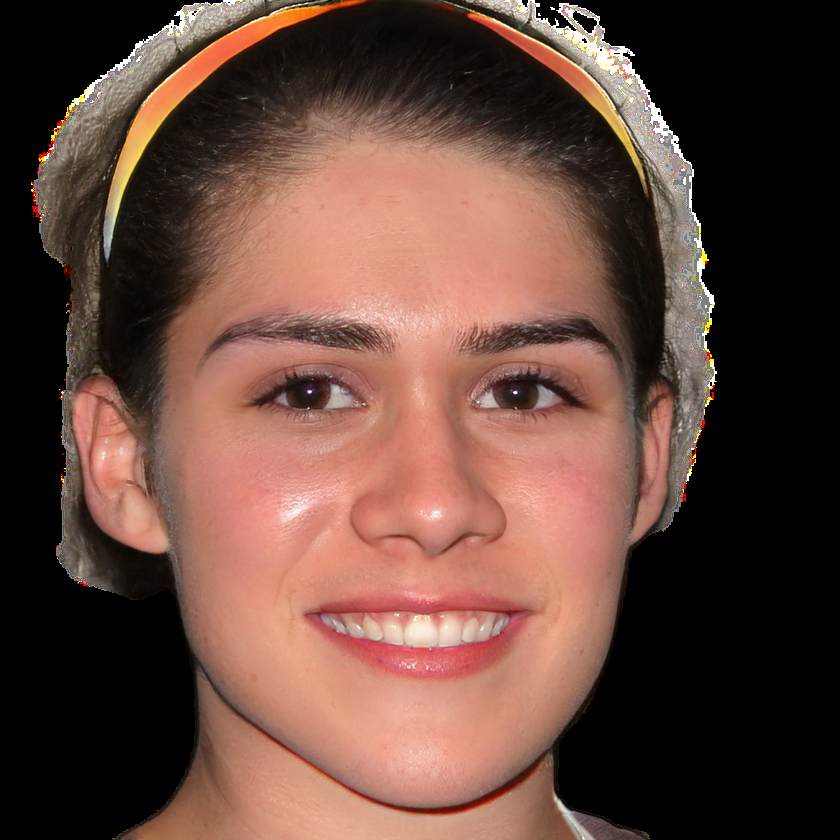
#> input picture src/people/1f18.png, 840 x 840 px, shrunk from 1024 x 1024 before the run; its folder holds only this picture in this run
$ python crop_tool.py
#> lines starting #> are read from the running program, lines starting #| are printed output that depends on the picture
import cv2
import os
import glob

class CropTool:
    def __init__(self, image_path):
        # Read image and ensure it's in BGR format
        self.image = cv2.imread(image_path, cv2.IMREAD_COLOR)
        if self.image is None:
            raise ValueError(f"Could not load image: {image_path}")

        self.window_name = f"Crop Tool - {os.path.basename(image_path)}"
        # Set rectangle size to the largest square that can fit in the image
        self.rect_size = min(self.image.shape[0], self.image.shape[1])
        # Center the square initially
        self.x = (self.image.shape[1] - self.rect_size) // 2
        self.y = (self.image.shape[0] - self.rect_size) // 2
        self.output_path = image_path.replace('.png', '_cropped.png')
        self.dragging = False
        self.offset_x = 0
        self.offset_y = 0

    def mouse_callback(self, event, x, y, flags, param):
        if event == cv2.EVENT_LBUTTONDOWN:
            # Check if click is within the rectangle
            if (self.x <= x <= self.x + self.rect_size and
                self.y <= y <= self.y + self.rect_size):
                self.dragging = True
                self.offset_x = x - self.x
                self.offset_y = y - self.y
        elif event == cv2.EVENT_MOUSEMOVE and self.dragging:
            # Update rectangle position while dragging
            new_x = x - self.offset_x
            new_y = y - self.offset_y
            # Keep rectangle within image bounds
            self.x = max(0, min(new_x, self.image.shape[1] - self.rect_size))
            self.y = max(0, min(new_y, self.image.shape[0] - self.rect_size))
        elif event == cv2.EVENT_LBUTTONUP:
            self.dragging = False

    def draw_rect(self, img):
        img_copy = img.copy()
        cv2.rectangle(img_copy,
                     (self.x, self.y),
                     (self.x + self.rect_size, self.y + self.rect_size),
                     (0, 255, 0), 2)
        # Add instructions
        cv2.putText(img_copy, "SPACE: crop and next | ESC: skip | q: quit",
                   (10, 30), cv2.FONT_HERSHEY_SIMPLEX, 0.7, (0, 255, 0), 2)
        return img_copy

    def run(self):
        cv2.namedWindow(self.window_name)
        cv2.setMouseCallback(self.window_name, self.mouse_callback)

        while True:
            img_with_rect = self.draw_rect(self.image)
            cv2.imshow(self.window_name, img_with_rect)
            key = cv2.waitKey(1) & 0xFF

            # Movement controls (arrow keys or WASD) for fine-tuning
            if key == 82 or key == ord('w'):  # Up
                self.y = max(0, self.y - 1)
            elif key == 84 or key == ord('s'):  # Down
                self.y = min(self.image.shape[0] - self.rect_size, self.y + 1)
            elif key == 81 or key == ord('a'):  # Left
                self.x = max(0, self.x - 1)
            elif key == 83 or key == ord('d'):  # Right
                self.x = min(self.image.shape[1] - self.rect_size, self.x + 1)
            elif key == 32:  # SPACE to crop and continue
                cropped = self.image[self.y:self.y + self.rect_size,
                                   self.x:self.x + self.rect_size].copy()
                # Ensure we're writing a clean BGR image
                cv2.imwrite(self.output_path, cropped, [cv2.IMWRITE_PNG_COMPRESSION, 9])
                print(f"Saved cropped image to: {self.output_path}")
                break
            elif key == 27:  # ESC to skip
                print(f"Skipped: {self.window_name}")
                break
            elif key == ord('q'):  # q to quit entirely
                cv2.destroyAllWindows()
                return False

        cv2.destroyAllWindows()
        return True

def main():
    # Get all PNG files in the current directory that aren't already cropped
    image_files = [f for f in glob.glob("*.png") if not f.endswith('_cropped.png')]

    if not image_files:
        print("No PNG files found in the current directory!")
        return

    print(f"\nFound {len(image_files)} images. Starting crop tool...")
    print("Controls:")
    print("- Drag square with mouse")
    print("- Arrow keys/WASD for fine adjustments")
    print("- SPACE: crop current image and move to next")
    print("- ESC: skip current image")
    print("- q: quit program\n")

    for img_path in sorted(image_files):
        try:
            cropper = CropTool(img_path)
            if not cropper.run():  # If user pressed 'q'
                print("\nQuitting...")
                break
        except Exception as e:
            print(f"Error processing {img_path}: {str(e)}")
            continue
#> this loop made 1 pass; (key q is pressed on pass 1)
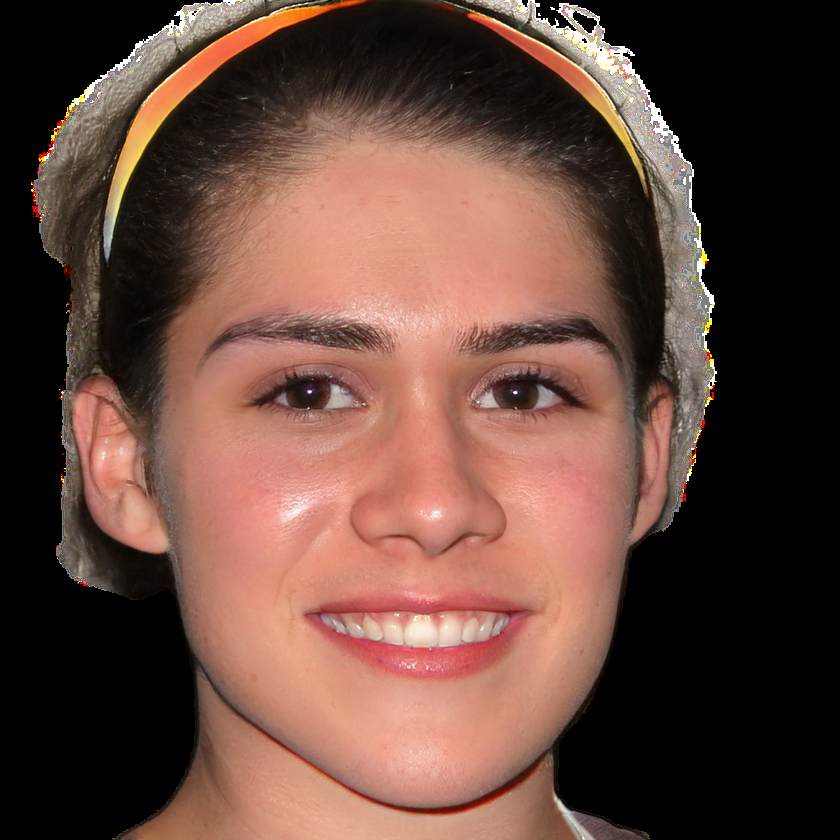
#> input picture src/people/1f18.png, 840 x 840 px, shrunk from 1024 x 1024 before the run
#> pass 1, in run, `img_with_rect = self.draw_rect(self.image)`:
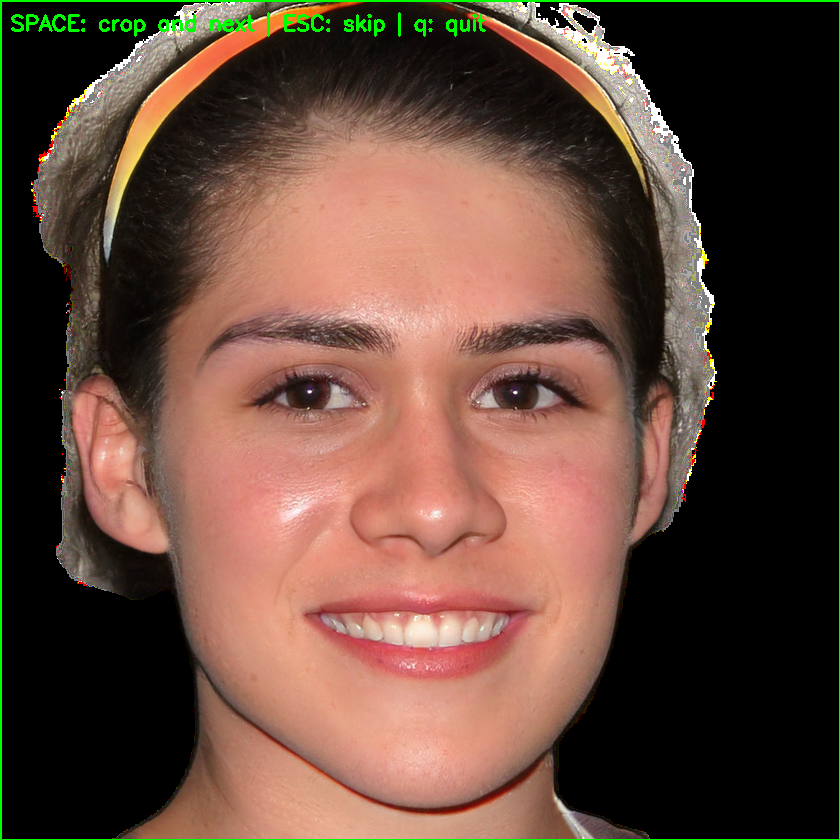
#> img_with_rect: shape (840, 840, 3); mean B, G, R 59.7, 73, 100.6

if __name__ == "__main__":
    main()

$ run again, on src/people/1r30.png
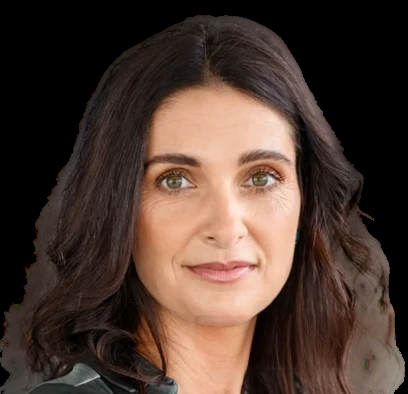
#> input picture src/people/1r30.png, 408 x 394 px
#> the loop in main, `for img_path in sorted(image_files):` made 1 pass; (key q is pressed on pass 1)
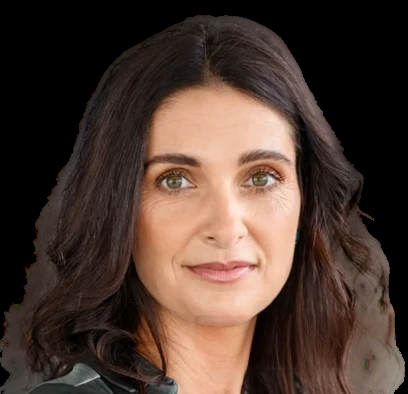
#> input picture src/people/1r30.png, 408 x 394 px
#> pass 1, in run, `img_with_rect = self.draw_rect(self.image)`:
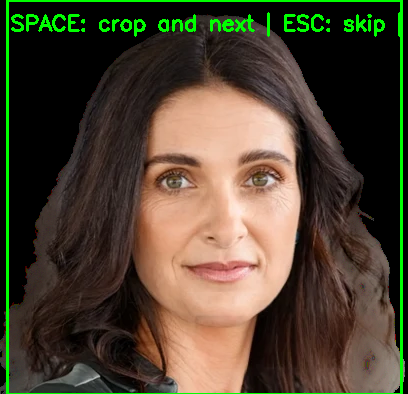
#> img_with_rect: shape (394, 408, 3); mean B, G, R 48.9, 67.5, 77.1

$ run again, on src/people/1r50.png
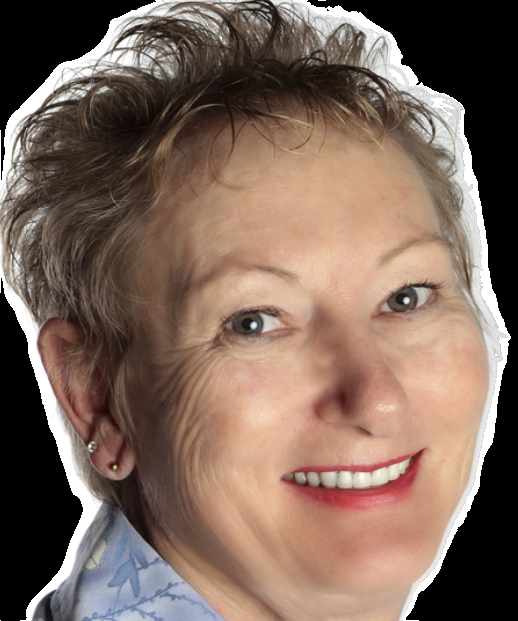
#> input picture src/people/1r50.png, 518 x 621 px
#> the loop in main, `for img_path in sorted(image_files):` made 1 pass; (key q is pressed on pass 1)
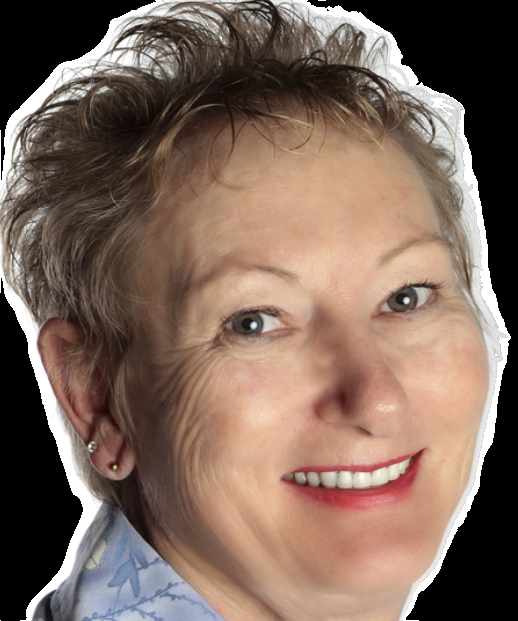
#> input picture src/people/1r50.png, 518 x 621 px
#> pass 1, in run, `img_with_rect = self.draw_rect(self.image)`:
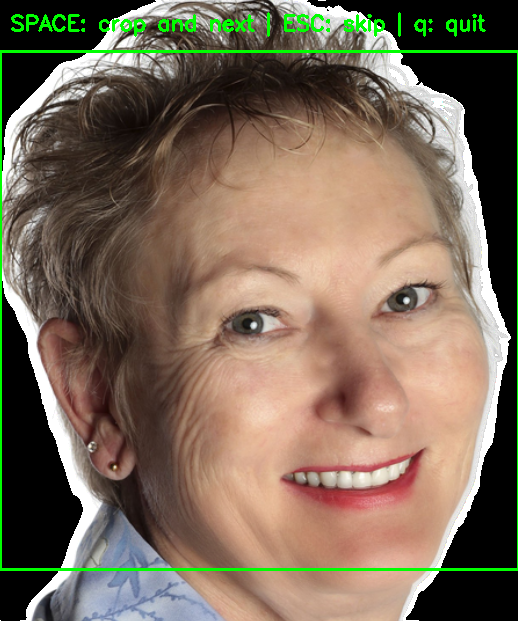
#> img_with_rect: shape (621, 518, 3); mean B, G, R 90.4, 108.3, 124.4

$ run again, on src/people/2f18.png
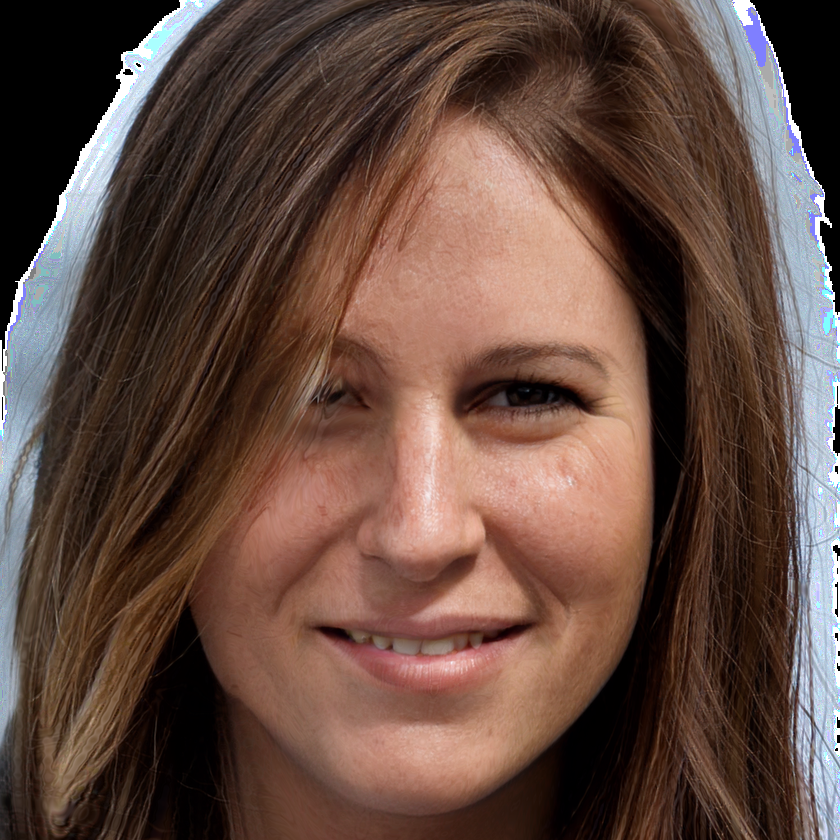
#> input picture src/people/2f18.png, 840 x 840 px, shrunk from 1024 x 1024 before the run
#> the loop in main, `for img_path in sorted(image_files):` made 1 pass; (key q is pressed on pass 1)
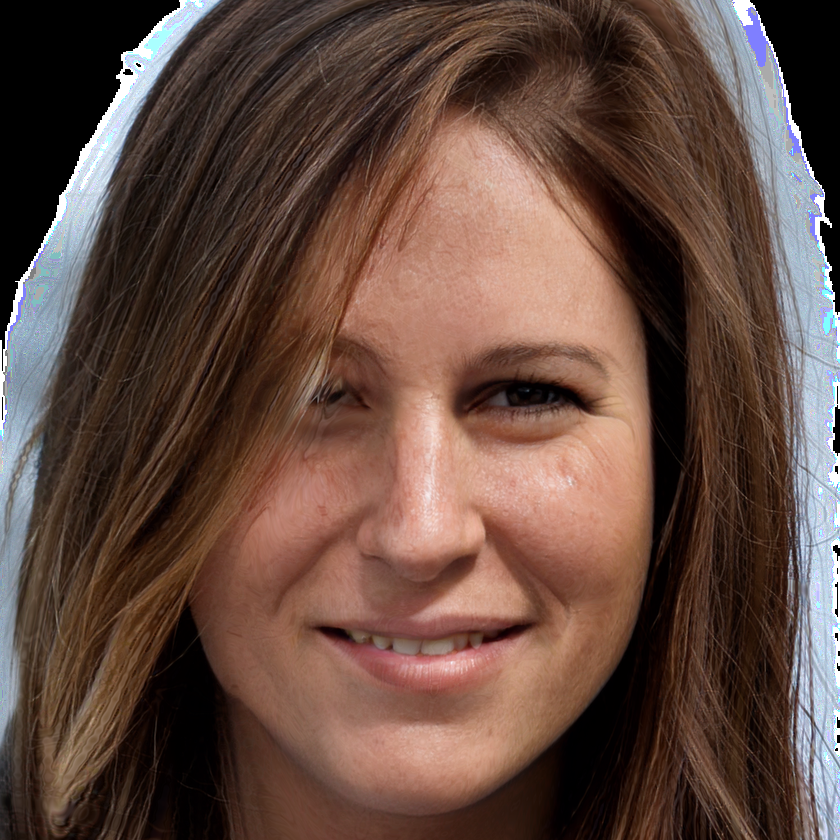
#> input picture src/people/2f18.png, 840 x 840 px, shrunk from 1024 x 1024 before the run
#> pass 1, in run, `img_with_rect = self.draw_rect(self.image)`:
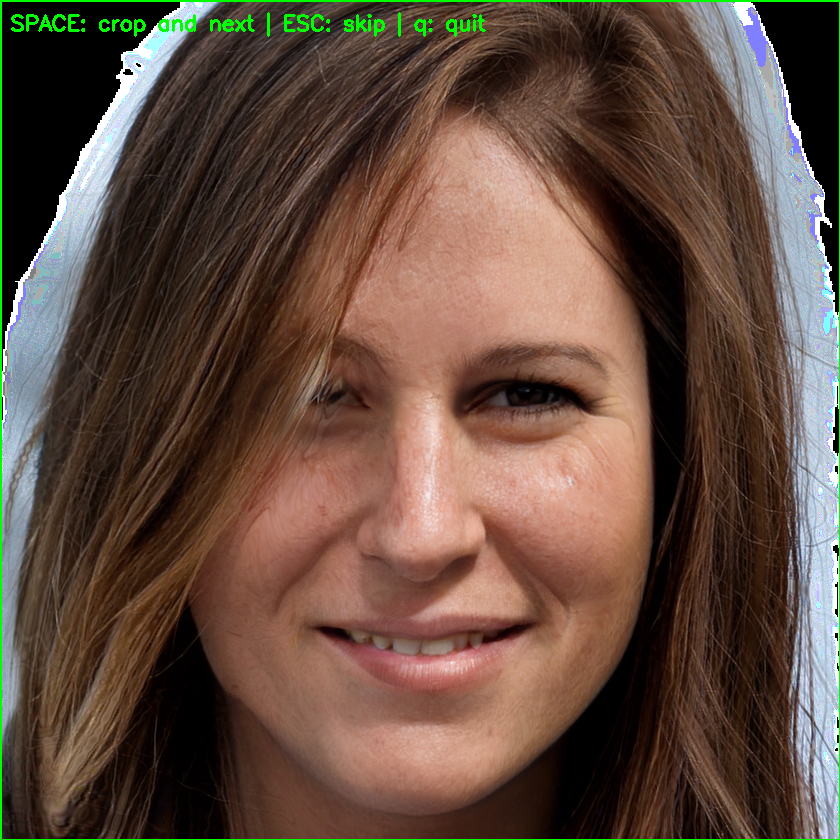
#> img_with_rect: shape (840, 840, 3); mean B, G, R 64.3, 76.8, 98.8

$ run again, on src/people/1f30.png
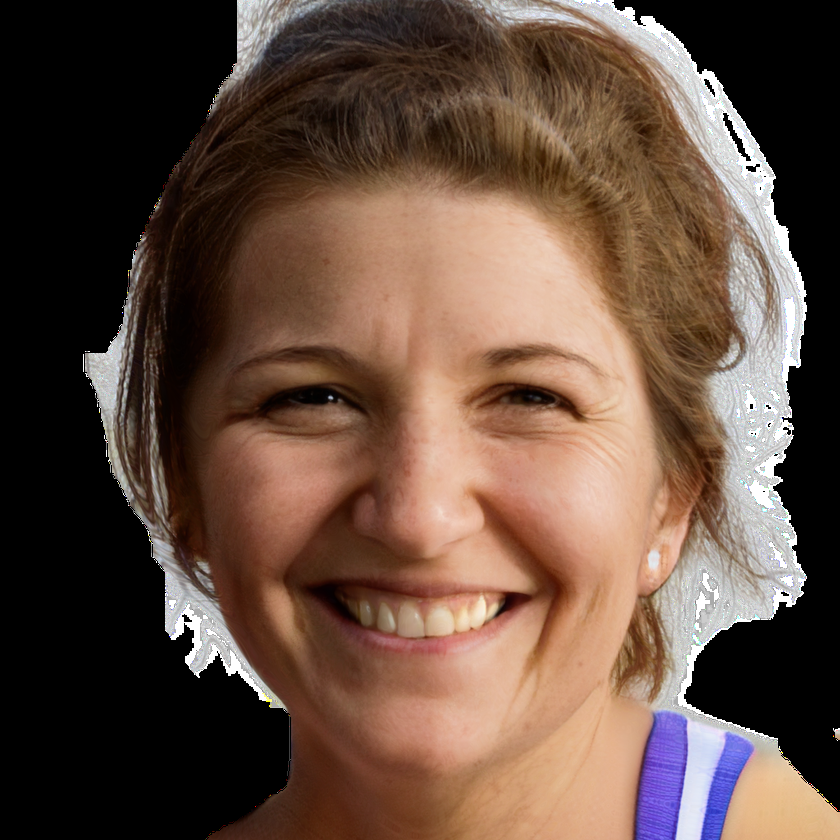
#> input picture src/people/1f30.png, 840 x 840 px, shrunk from 1024 x 1024 before the run
#> the loop in main, `for img_path in sorted(image_files):` made 1 pass; (key q is pressed on pass 1)
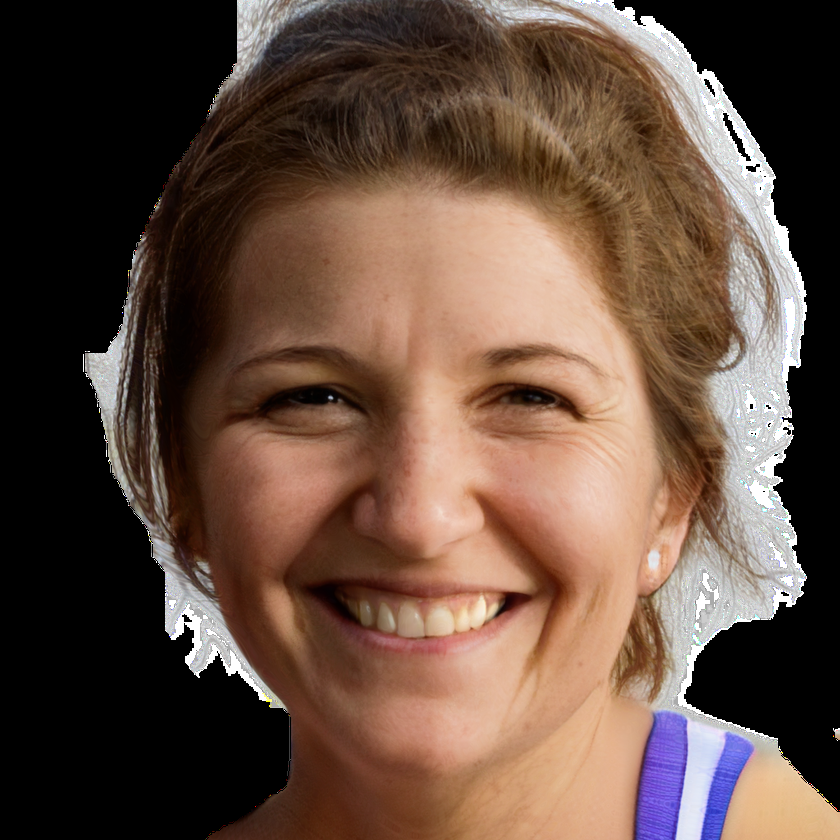
#> input picture src/people/1f30.png, 840 x 840 px, shrunk from 1024 x 1024 before the run
#> pass 1, in run, `img_with_rect = self.draw_rect(self.image)`:
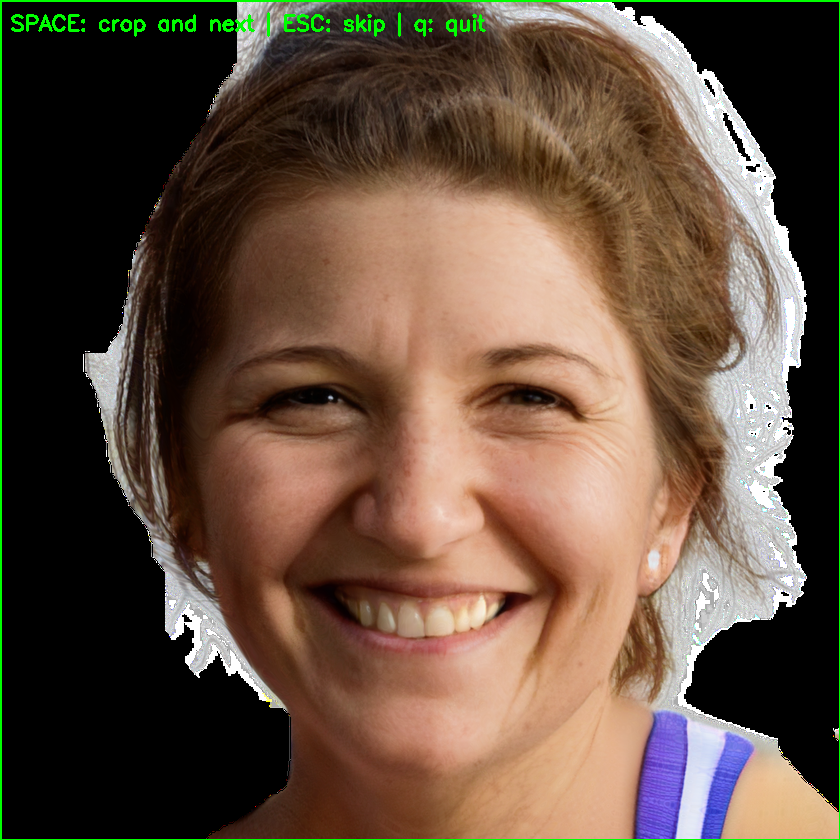
#> img_with_rect: shape (840, 840, 3); mean B, G, R 64, 79.4, 99.7
